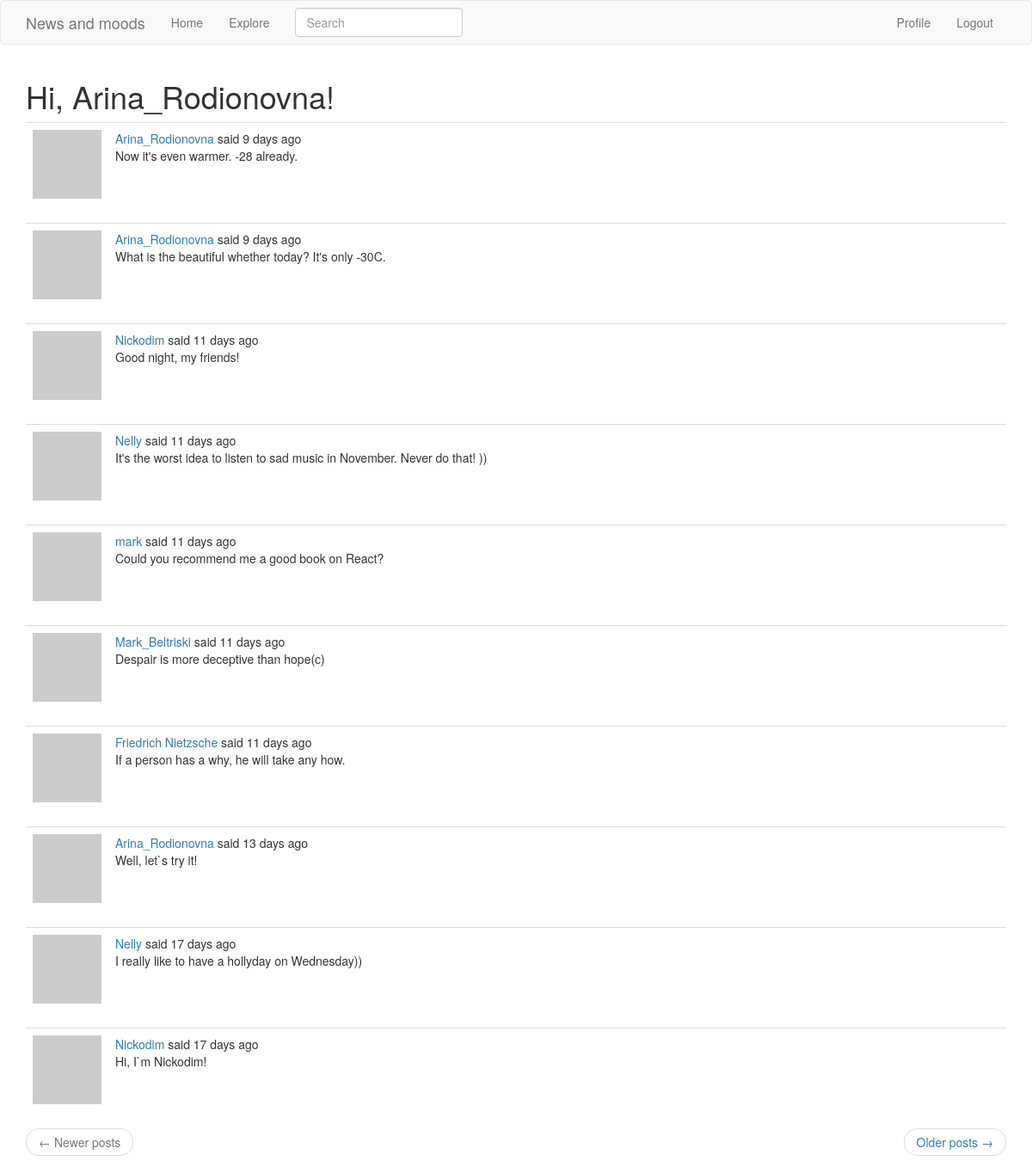
Before: /explore (signed in) with the older database file.
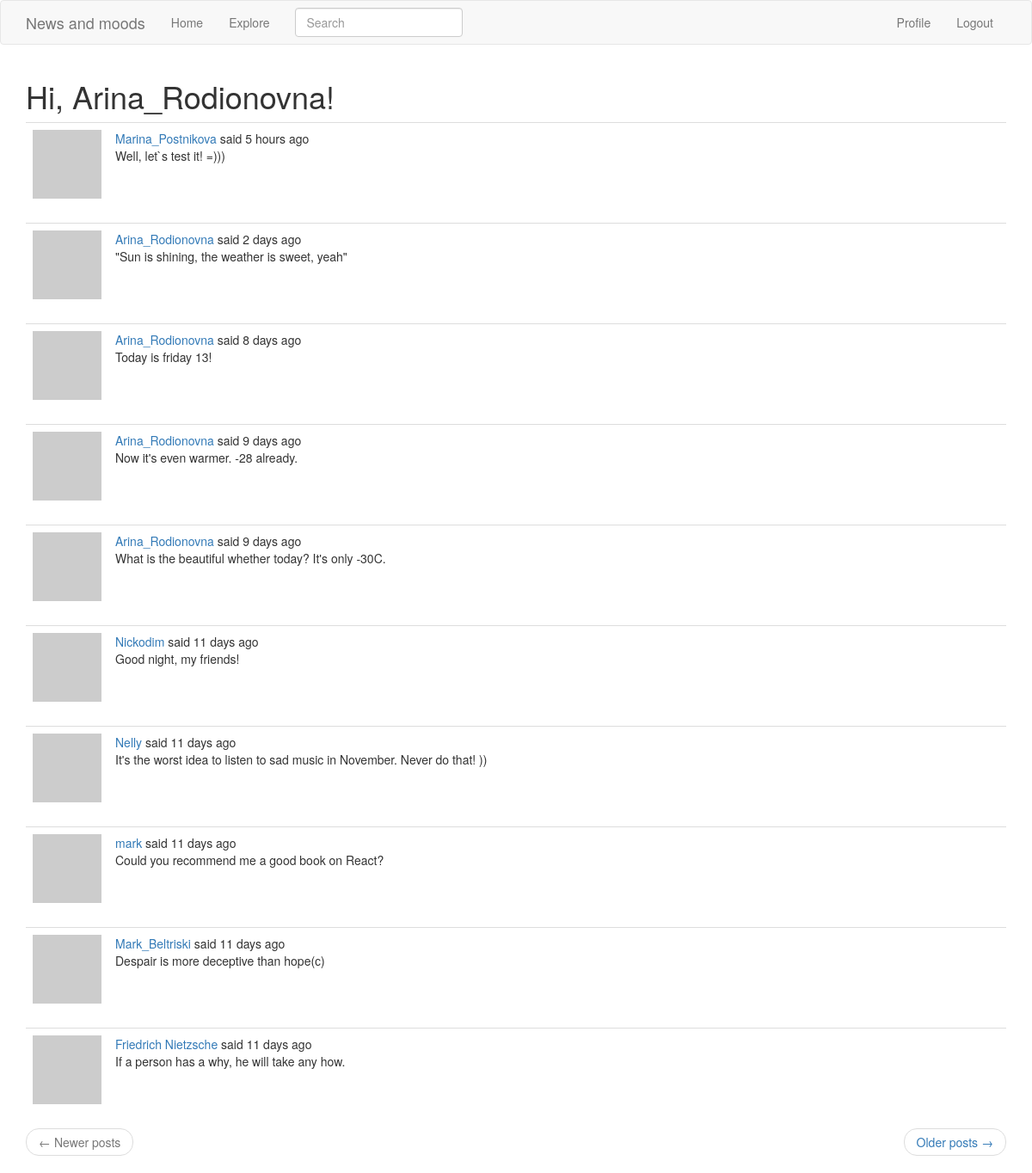
After: the same page with the newer database file.
### app/models.py (models this page shows, shortened)
class PaginatedAPIMixin(object):
    @staticmethod
    def _to_collection_items(items):
        return [item.to_dict() for item in items]

class SearchableMixin(object):
    @classmethod
    def before_commit(cls, session):
        session._changes = {
            'add': list(session.new),
            'update': list(session.dirty),
            'delete': list(session.deleted)
        }
    @classmethod
    def after_commit(cls, session):
        for obj in session._changes['add']:
            if isinstance(obj, SearchableMixin):
                add_to_index(obj.__tablename__, obj)
        for obj in session._changes['update']:
            if isinstance(obj, SearchableMixin):
                add_to_index(obj.__tablename__, obj)
        for obj in session._changes['delete']:
            if isinstance(obj, SearchableMixin):
                remove_from_index(obj.__tablename__, obj)
        session._changes = None

class Post(PaginatedAPIMixin, SearchableMixin, db.Model):
    __searchable__ = ['body']
    id = db.Column(db.Integer, primary_key=True)
    body = db.Column(db.String(140))
    timestamp = db.Column(db.DateTime, index=True, default=datetime.utcnow)
    user_id = db.Column(db.Integer, db.ForeignKey('user.id'))

### app/main/routes.py (the view)
@bp.route('/explore')
@login_required
def explore():
    page = request.args.get('page', 1, type=int)
    posts = Post.query.order_by(Post.timestamp.desc()).paginate(
        page, current_app.config['POST_PER_PAGE'], False)
    next_url = url_for('main.explore', page=posts.next_num) \
        if posts.has_next else None
    prev_url = url_for('main.explore', page=posts.prev_num) \
        if posts.has_prev else None
    return render_template('index.html', title='Explore', posts=posts.items, next_url=next_url,
                           prev_url=prev_url)

### app/main/forms.py
class SearchForm(FlaskForm):
    q = StringField('Search', validators=[DataRequired()])
    def __init__(self, *args, **kwargs):
        if 'formdata' not in kwargs:
            kwargs['formdata'] = request.args
        if 'csrf_enabled' not in kwargs:
            kwargs['csrf_enabled'] = False
        super(SearchForm, self).__init__(*args, **kwargs)

### app/main/routes.py (called while the page is built)
@bp.before_request
def before_request():
    if current_user.is_authenticated:
        current_user.last_seen = datetime.utcnow()
        db.session.commit()
        g.search_form = SearchForm()
    g.locale = str(get_locale())

### app/models.py (called while the page is built)
@login.user_loader
def load_user(id):
    return User.query.get(int(id))

    def avatar(self, size):
        digest = md5(self.email.lower().encode('utf-8')).hexdigest()
        return 'https://www.gravatar.com/avatar/{}?d=identicon&s={}'.format(
            digest, size)

### app/templates/index.html (shortened to what this page needs)
{% extends "base.html" %}
{% import 'bootstrap/wtf.html' as wtf %}
{% block app_content %}
    <h1>Hi, {{ current_user.username }}!</h1>
     {% for post in posts %}
        {% include '_post.html' %}
    {% endfor %}
    <nav aria-label="...">
        <ul class="pager">
            <li class="previous{% if not prev_url %} disabled{% endif %}">
                <a href="{{ prev_url or '#' }}">
                    <span aria-hidden="true">&larr;</span> Newer posts
                </a>
            </li>
            <li class="next{% if not next_url %} disabled{% endif %}">
                <a href="{{ next_url or '#' }}">
                    Older posts <span aria-hidden="true">&rarr;</span>
                </a>
            </li>
        </ul>
    </nav>
{% endblock %}

### app/templates/_post.html (shortened to what this page needs)
<table class="table table-hover">
    <tr>
        <td width="70px">
            <a href="{{ url_for('main.user', username=post.author.username) }}">
                <img src="{{ post.author.avatar(70) }}" />
            </a>
        </td>
        <td>
            {{ user_link }} said {{ moment(post.timestamp).fromNow() }}
            <br>
            {{ post.body }}
        </td>
    </tr>
</table>

Changed rows visible on the page:
no longer on this page (row unchanged): Post: user_link "Arina_Rodionovna", timestamp "13 days ago", body "Well, let`s try it!"
no longer on this page (row unchanged): Post: user_link "Nelly", timestamp "17 days ago", body "I really like to have a hollyday on Wednesday))"
no longer on this page (row unchanged): Post: user_link "Nickodim", timestamp "17 days ago", body "Hi, I`m Nickodim!"
added Post: user_link "Marina_Postnikova", timestamp "5 hours ago", body "Well, let`s test it! =)))"
added Post: user_link "Arina_Rodionovna", timestamp "2 days ago", body "\"Sun is shining, the weather is sweet, yeah\""
added Post: user_link "Arina_Rodionovna", timestamp "8 days ago", body "Today is friday 13!"
